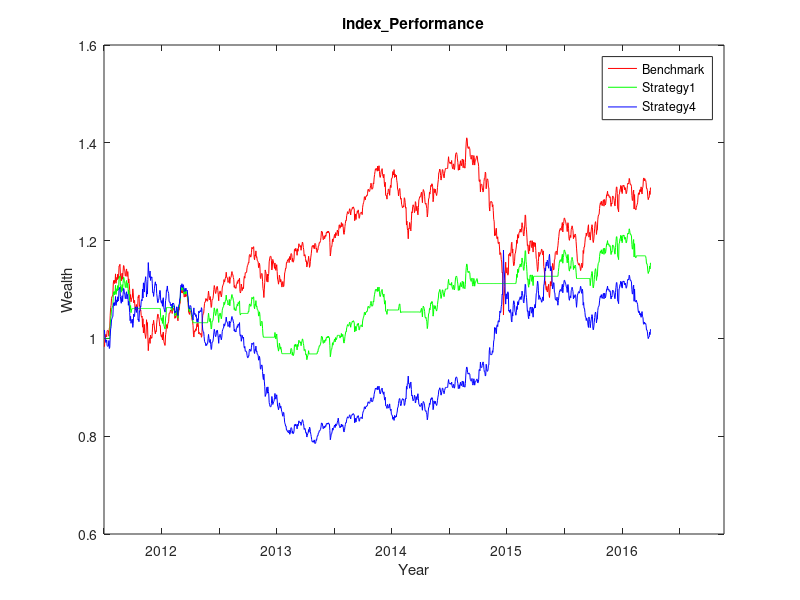

MATLAB code for this plot:
clear all;clc;
data=csvread('index.csv',1,4);
len=length(data);
for i=1:len;
    data(i,4)=1*exp(sum(data(1:i,1)));
    data(i,5)=1*exp(sum(data(1:i,2)));
    data(i,6)=1*exp(sum(data(1:i,3)));
end
plot(1:len,data(:,4),'red')
hold on;
plot(1:len,data(:,5),'green')
plot(1:len,data(:,6),'blue')
legend('Benchmark','Strategy1','Strategy4')
xlabel('Year')
ylabel('Wealth')
title('index_Performance','interpreter', 'none')
set(gca, 'XTick', 0:130:1300)
set(gca, 'XTickLabel', {'','2012','','2013','','2014','','2015','','2016',''})